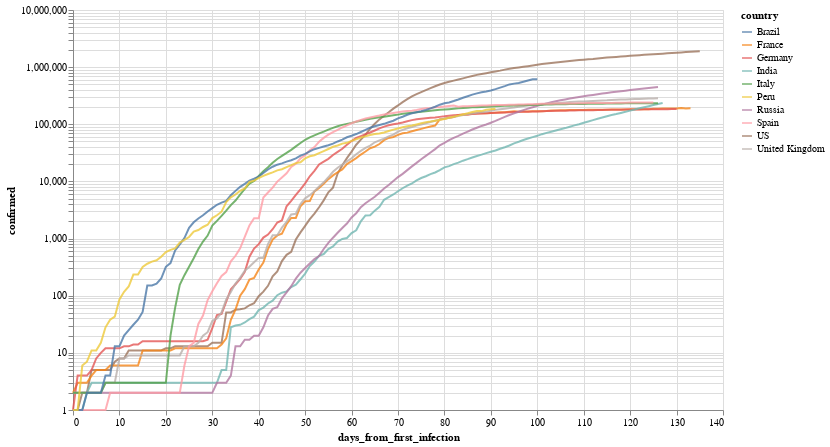

Source (notebook cell):
### Markdown cell above
Por ejemplo, evolución (interactiva!) de los paises con mas infectados

### Code cell
total_confirmed_by_country = global_df.groupby('country').confirmed.max().sort_values(ascending=False)
selected_countries = total_confirmed_by_country[total_confirmed_by_country > 1000].index

plot_df = global_df[
    (global_df.confirmed > 0) & 
    (global_df.country.isin(selected_countries[:10]))
].sort_values('date')

selection = alt.selection_multi(
    fields=['country'], 
    bind='legend', 
    init=[{'country': c} for c in selected_countries[:10]]
)


(
    alt.Chart(plot_df)
       .mark_line()
       .encode(
           x='days_from_first_infection', 
           y=alt.Y('confirmed', scale=alt.Scale(type='log')), 
           color='country',
           opacity=alt.condition(selection, alt.value(.8), alt.value(.05))
       ).add_selection(selection)
        .properties(width=650, height=400)
       
)

### Figure 1 — Vega-Lite specification as saved in the notebook (floating-point values rounded to 4 significant figures; data arrays with more than 128 entries replaced by an {"elided": "..."} marker saying what was removed)
{"config": {"view": {"continuousWidth": 400, "continuousHeight": 300}}, "data": {"name": "data-11b2ba756bda09d872d46828323f37c5"}, "mark": "line", "encoding": {"color": {"type": "nominal", "field": "country"}, "opacity": {"condition": {"value": 0.8, "selection": "selector001"}, "value": 0.05}, "x": {"type": "quantitative", "field": "days_from_first_infection"}, "y": {"type": "quantitative", "field": "confirmed", "scale": {"type": "log"}}}, "height": 400, "selection": {"selector001": {"type": "multi", "fields": ["country"], "bind": "legend", "init": [{"country": "US"}, {"country": "Brazil"}, {"country": "Russia"}, {"country": "United Kingdom"}, {"country": "Spain"}, {"country": "India"}, {"country": "Italy"}, {"country": "France"}, {"country": "Peru"}, {"country": "Germany"}]}}, "width": 650, "$schema": "https://vega.github.io/schema/vega-lite/v4.8.1.json", "datasets": {"data-11b2ba756bda09d872d46828323f37c5": {"elided": "1229 records"}}}
